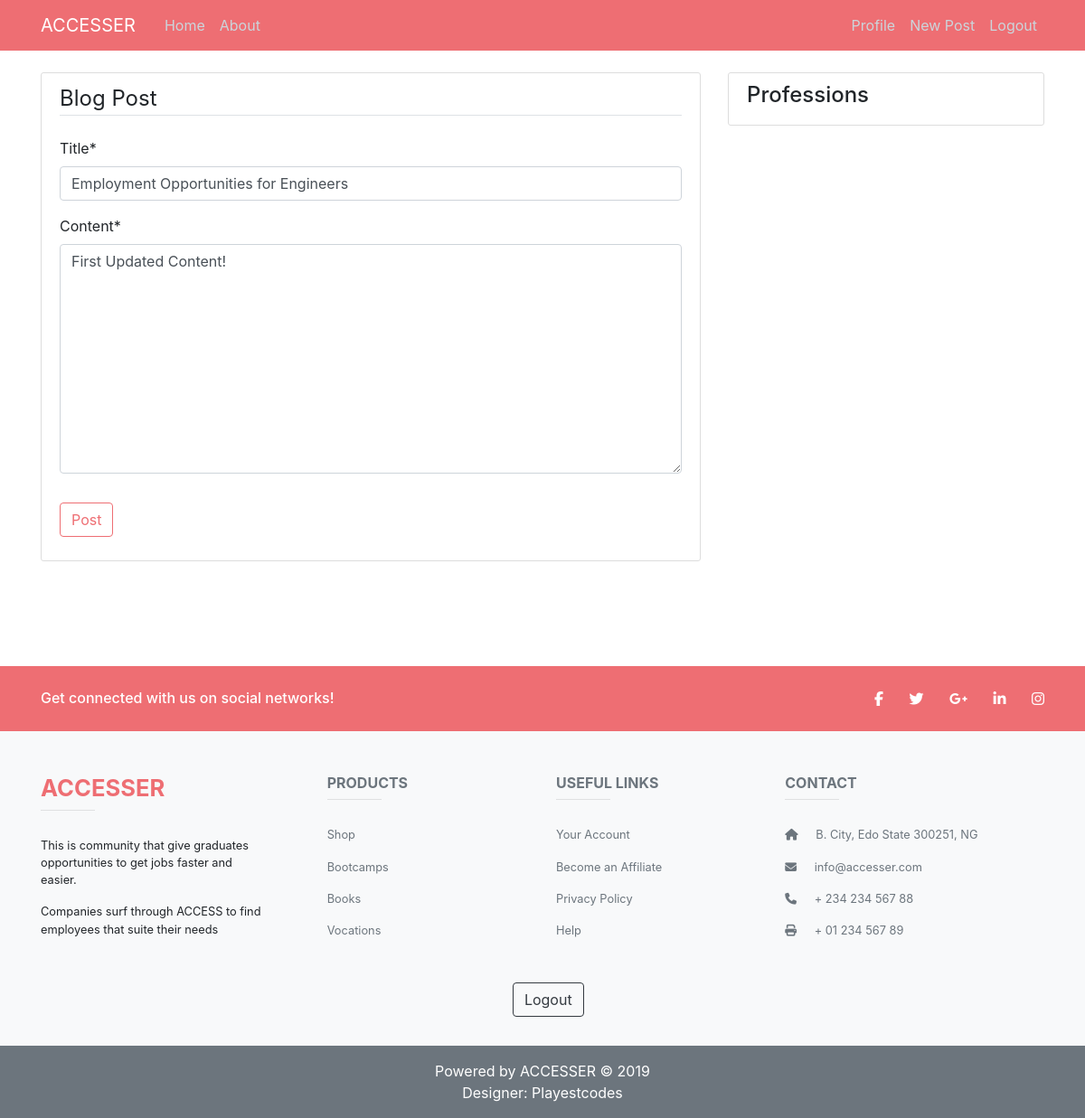
The app's page /post/1/update/ (signed in) with its own data.
### blog/models.py (models this page shows, shortened)
class Post(models.Model):
 title = models.CharField(max_length=100)
 content = models.TextField()
 date_posted = models.DateTimeField(default=timezone.now)
 author = models.ForeignKey(User, on_delete=models.CASCADE, related_name="posts")

### blog/views.py (the view, shortened to what this page needs)
# urls.py: path('post/<int:pk>/update/', PostUpdateView.as_view(), name='post-update'),
class PostUpdateView(LoginRequiredMixin, UserPassesTestMixin, UpdateView):
    model = Post
    fields = ['title', 'content']
    def test_func(self):
        post = self.get_object()
        if self.request.user == post.author:
            return True
        return False

### blog/templates/blog/post_form.html (shortened to what this page needs)
{% extends "blog/base.html" %}
{% load crispy_forms_tags %}
{% block content %}
    <div class="content-section">
        <form method="POST">
            <fieldset class="form-group">
                <legend class="border-bottom mb-4">Blog Post</legend>
                {{ form|crispy }}
            </fieldset>
            <div class="form-group">
                <button class="btn btn-outline-info" type="submit">Post</button>
            </div>
        </form>
    </div>
{% endblock content %}

### blog/static/blog/main.css (style rules this page uses)
body { box-sizing: border-box; margin-top: 5rem; }
.content-section { background: #ffffff; padding: 10px 20px; border: 1px solid #dddddd; border-radius: 3px; margin-bottom: 20px; }
.btn-outline-info { background-color: white; color: #ee6e73; border-color: #ee6e73; }

### records on screen
Post: title "Employment Opportunities for Engineers", content "First Updated Content!"
